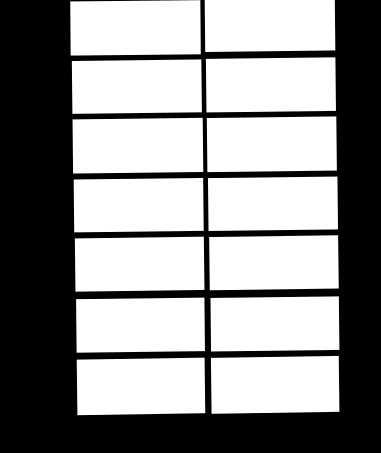
#> input picture Detection of free parking spaces/resources/mask_crop.png, 381 x 453 px
$ python main.py
#> lines starting #> are read from the running program, lines starting #| are printed output that depends on the picture
#> further down, maskCrop is the input picture: shape (453, 381, 3); min 0, max 255, mean 143.3
import cv2 as cv
import os

def getParkingSlots(connectedComponents):
    (labels, label_ids, values, centroid) = connectedComponents
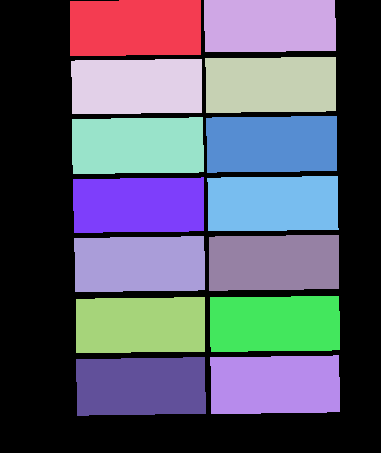
#> label_ids: shape (453, 381) int32; 15 distinct labels, from 0 to 14; one colour per label, 0 black
#> labels = 15; values = 15 rows, first 6: [0, 0, 381, 453, 73221], [70, 0, 131, 56, 7212], [204, 0, 132, 52, 6775], [205, 57, 131, 56, 7109], [71, 59, 131, 55, 7019], [72, 117, 132, 57, 7237]; centroid = 15 rows, first 8: [169.7, 253.8], [135, 27.4], [269.2, 25.31], [270.4, 84.36], [136.4, 86.06], [137.4, 145.3], [271.3, 143.7], [138.2, 204.7]
    slots = []
    coef = 1
    for i in range(1, labels):
        x1 = int(values[i, cv.CC_STAT_LEFT] * coef)
        y1 = int(values[i, cv.CC_STAT_TOP] * coef)
        w = int(values[i, cv.CC_STAT_WIDTH] * coef)
        h = int(values[i, cv.CC_STAT_HEIGHT] * coef)
        slots.append([x1, y1, w, h])
#> this loop made 14 passes
#> (x1, y1, w, h) on passes 1 to 12: (70, 0, 131, 56), (204, 0, 132, 52), (205, 57, 131, 56), (71, 59, 131, 55), (72, 117, 132, 57), (206, 116, 131, 57), (73, 177, 131, 56), (207, 176, 132, 55), (209, 235, 130, 56), (74, 236, 131, 56), (76, 297, 129, 56), (210, 296, 130, 56)
#> after the loop, slots = 14 items, first 6: [70, 0, 131, 56], [204, 0, 132, 52], [205, 57, 131, 56], [71, 59, 131, 55], [72, 117, 132, 57], [206, 116, 131, 57]
    return slots

# Reading the path of the video and the mask
maskPath = os.path.join(".", "resources", "mask_crop.png")
videoPath = os.path.join(".", "resources", "parking_crop.mp4")


maskCrop = cv.imread(maskPath)
maskCrop = cv.cvtColor(maskCrop, cv.COLOR_BGR2GRAY)

connectedComponents = cv.connectedComponentsWithStats(maskCrop, 4, cv.CV_32S)
slots = getParkingSlots(connectedComponents)

#> (the run stopped early here; a loop or call above may not have finished)
